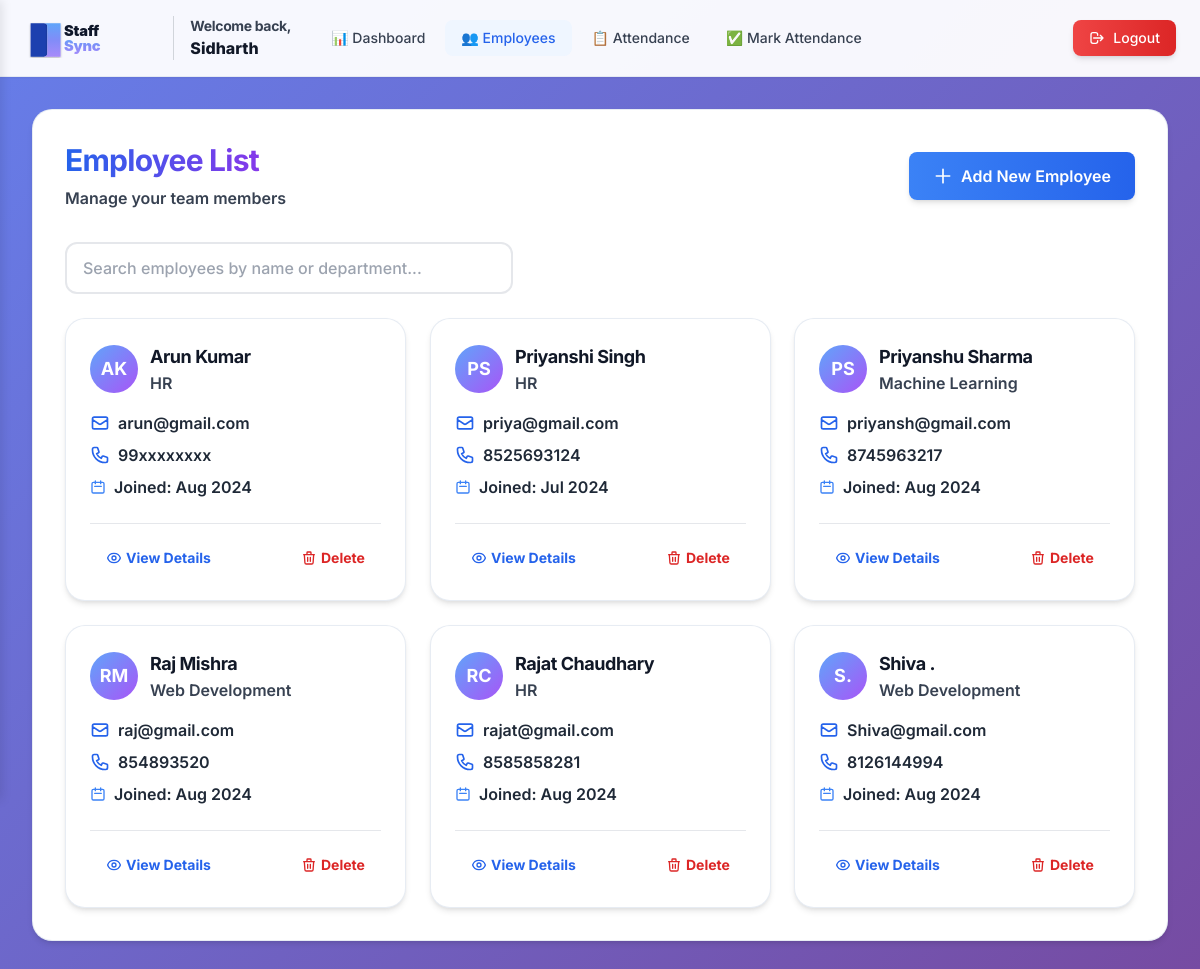
The app's page / (signed in) with its own data.
### employees/models.py (models this page shows, shortened)
class Employee(models.Model):
    first_name = models.CharField(max_length=100)
    last_name = models.CharField(max_length=100)
    email = models.EmailField(unique=True)
    phone_number = models.CharField(max_length=15)
    department = models.ForeignKey(Department, on_delete=models.SET_NULL, null=True, blank=True)
    hire_date = models.DateField()
    class Meta:
        ordering = ['first_name', 'last_name']
        verbose_name_plural = 'Employees'

class Department(models.Model):
    name = models.CharField(max_length=100)

### employees/views.py (the view)
# urls.py: path('', views.employee_list, name='employee_list'),
def employee_list(request):
    employees = Employee.objects.all().select_related('department').order_by('first_name', 'last_name')
    return render(request, 'employees/employee_list.html', {'employees': employees})

### employees/templates/employees/employee_list.html (shortened to what this page needs)
{% load static %}
<!DOCTYPE html>
<html lang="en">
<head>
    <script src="https://cdn.tailwindcss.com"></script>
    <link rel="stylesheet" href="{% static 'admin.css' %}">
</head>
<body class="fade-in">
    <header class="admin-header sticky top-0 z-30 hidden lg:block py-4 px-6">
        <div class="max-w-7xl mx-auto flex justify-between items-center">
            <div class="flex items-center space-x-6">
                <div class="flex items-center space-x-4">
                    <a href="{% url 'dashboard' %}" class="flex items-center space-x-2">
                        <img src="{% static 'logo.svg' %}" alt="StaffSync Logo" class="h-8 md:h-10">
                    </a>
                    <div class="hidden md:block border-l border-gray-300 pl-4">
                        <h2 class="text-sm font-bold text-gray-700">Welcome back,</h2>
                        <p class="text-base font-extrabold text-gray-900">{{ user.username }}</p>
        </div>
    </div>
                <nav class="hidden md:flex items-center space-x-1" role="navigation" aria-label="Main navigation">
                    <a href="{% url 'dashboard' %}"
                       class="px-4 py-2 text-sm font-medium rounded-lg transition-all duration-200 focus:outline-none focus:ring-2 focus:ring-blue-500 focus:ring-offset-2 {% if request.resolver_match.url_name == 'dashboard' %}text-blue-600 bg-blue-50 font-bold{% else %}text-gray-700 hover:text-blue-600 hover:bg-blue-50{% endif %}"
                       aria-current="{% if request.resolver_match.url_name == 'dashboard' %}page{% endif %}">
                        <span aria-hidden="true">📊</span> Dashboard
                    </a>
                    <a href="{% url 'employee_list' %}"
                       class="px-4 py-2 text-sm font-medium rounded-lg transition-all duration-200 focus:outline-none focus:ring-2 focus:ring-blue-500 focus:ring-offset-2 {% if request.resolver_match.url_name == 'employee_list' or request.resolver_match.url_name == 'employee_detail' or request.resolver_match.url_name == 'employee_create' or request.resolver_match.url_name == 'employee_edit' %}text-blue-600 bg-blue-50 font-bold{% else %}text-gray-700 hover:text-blue-600 hover:bg-blue-50{% endif %}"
                       aria-current="{% if request.resolver_match.url_name == 'employee_list' or request.resolver_match.url_name == 'employee_detail' or request.resolver_match.url_name == 'employee_create' or request.resolver_match.url_name == 'employee_edit' %}page{% endif %}">
                        <span aria-hidden="true">👥</span> Employees
                    </a>
                    <a href="{% url 'attendance_list' %}"
                       class="px-4 py-2 text-sm font-medium rounded-lg transition-all duration-200 focus:outline-none focus:ring-2 focus:ring-blue-500 focus:ring-offset-2 {% if request.resolver_match.url_name == 'attendance_list' or request.resolver_match.url_name == 'add_attendance' or request.resolver_match.url_name == 'delete_attendance' %}text-blue-600 bg-blue-50 font-bold{% else %}text-gray-700 hover:text-blue-600 hover:bg-blue-50{% endif %}"
                       aria-current="{% if request.resolver_match.url_name == 'attendance_list' or request.resolver_match.url_name == 'add_attendance' or request.resolver_match.url_name == 'delete_attendance' %}page{% endif %}">
                        <span aria-hidden="true">📋</span> Attendance
                    </a>
                    <a href="{% url 'mark_attendance' %}"
                       class="px-4 py-2 text-sm font-medium rounded-lg transition-all duration-200 focus:outline-none focus:ring-2 focus:ring-blue-500 focus:ring-offset-2 {% if request.resolver_match.url_name == 'mark_attendance' %}text-blue-600 bg-blue-50 font-bold{% else %}text-gray-700 hover:text-blue-600 hover:bg-blue-50{% endif %}"
                       aria-current="{% if request.resolver_match.url_name == 'mark_attendance' %}page{% endif %}">
                        <span aria-hidden="true">✅</span> Mark Attendance
                    </a>
                </nav>
            </div>
            <div class="flex items-center space-x-4">
                <a href="{% url 'logout' %}" class="inline-flex items-center px-4 py-2 text-sm font-medium text-white bg-gradient-to-r from-red-500 to-red-600 rounded-lg hover:from-red-600 hover:to-red-700 shadow-md hover:shadow-lg transition-all duration-200">
                    <svg class="w-4 h-4 mr-2" fill="none" stroke="currentColor" viewBox="0 0 24 24">
                        <path stroke-linecap="round" stroke-linejoin="round" stroke-width="2" d="M17 16l4-4m0 0l-4-4m4 4H7m6 4v1a3 3 0 01-3 3H6a3 3 0 01-3-3V7a3 3 0 013-3h4a3 3 0 013 3v1"></path>
                    </svg>
                    Logout
                </a>
            </div>
        </div>
    </header>
    <main class="max-w-7xl mx-auto px-4 sm:px-6 lg:px-8 py-8 lg:py-8">
        <div class="card fade-in p-6 md:p-8">
            <div class="flex flex-col md:flex-row justify-between items-start md:items-center mb-8 gap-4">
                <div>
                    <h1 class="text-3xl font-bold bg-gradient-to-r from-blue-600 to-purple-600 bg-clip-text text-transparent mb-2">Employee List</h1>
                    <p class="text-base text-gray-700 font-semibold">Manage your team members</p>
                </div>
                <a href="{% url 'employee_create' %}"
                   class="inline-flex items-center px-6 py-3 bg-gradient-to-r from-blue-500 to-blue-600 text-white font-semibold rounded-lg shadow-md hover:shadow-lg hover:from-blue-600 hover:to-blue-700 transition-all duration-200 transform hover:scale-105 focus:outline-none focus:ring-2 focus:ring-blue-500 focus:ring-offset-2"
                   aria-label="Add new employee">
                    <svg class="w-5 h-5 mr-2" fill="none" stroke="currentColor" viewBox="0 0 24 24" aria-hidden="true">
                        <path stroke-linecap="round" stroke-linejoin="round" stroke-width="2" d="M12 4v16m8-8H4"></path>
                    </svg>
                    Add New Employee
                </a>
        </div>
        <div class="mb-6">
                <div class="relative max-w-md">
                    <input type="text"
                           id="search"
                           name="search"
                           placeholder="Search employees by name or department..."
                           aria-label="Search employees"
                           class="w-full pl-10 pr-4 py-3 border-2 border-gray-200 rounded-xl focus:ring-2 focus:ring-blue-500 focus:border-blue-500 transition-all duration-200 bg-white/90 backdrop-blur-sm">
                </div>
        </div>
            {% if employees %}
            <div class="grid grid-cols-1 md:grid-cols-2 lg:grid-cols-3 gap-6" id="employeeGrid">
            {% for employee in employees %}
                <div class="employee-card card p-6 hover:shadow-xl transition-all duration-300 transform hover:-translate-y-1">
                    <div class="flex items-start justify-between mb-4">
                        <div class="flex items-center space-x-3">
                            <div class="w-12 h-12 bg-gradient-to-br from-blue-400 to-purple-500 rounded-full flex items-center justify-center text-white font-bold text-lg">
                                {{ employee.first_name|first }}{{ employee.last_name|first }}
                            </div>
                    <div>
                                <h3 class="text-lg font-bold text-gray-900">{{ employee.first_name }} {{ employee.last_name }}</h3>
                                <p class="text-base text-gray-700 font-semibold">{{ employee.department.name|default:"No Department" }}</p>
                            </div>
                        </div>
                    </div>
                    <div class="space-y-2 mb-6">
                        <div class="flex items-center text-base text-gray-800 font-semibold">
                            <svg class="w-5 h-5 mr-2 text-blue-600" fill="none" stroke="currentColor" viewBox="0 0 24 24">
                                <path stroke-linecap="round" stroke-linejoin="round" stroke-width="2" d="M3 8l7.89 5.26a2 2 0 002.22 0L21 8M5 19h14a2 2 0 002-2V7a2 2 0 00-2-2H5a2 2 0 00-2 2v10a2 2 0 002 2z"></path>
                            </svg>
                            {{ employee.email }}
                        </div>
                        <div class="flex items-center text-base text-gray-800 font-semibold">
                            {{ employee.phone_number }}
                    </div>
                        <div class="flex items-center text-base text-gray-800 font-semibold">
                            <svg class="w-4 h-4 mr-2 text-blue-500" fill="none" stroke="currentColor" viewBox="0 0 24 24">
                                <path stroke-linecap="round" stroke-linejoin="round" stroke-width="2" d="M8 7V3m8 4V3m-9 8h10M5 21h14a2 2 0 002-2V7a2 2 0 00-2-2H5a2 2 0 00-2 2v12a2 2 0 002 2z"></path>
                            </svg>
                            Joined: {{ employee.hire_date|date:"M Y" }}
                </div>
                </div>
                    <div class="flex justify-between items-center pt-4 border-t border-gray-200">
                        <a href="{% url 'employee_detail' employee.pk %}"
                           aria-label="View details for {{ employee.first_name }} {{ employee.last_name }}"
                           class="inline-flex items-center px-4 py-2 text-sm font-bold text-blue-600 hover:text-blue-700 hover:bg-blue-50 rounded-lg transition-all duration-200 focus:outline-none focus:ring-2 focus:ring-blue-500 focus:ring-offset-2">
                            View Details
                        </a>
                        <form action="{% url 'employee_delete' employee.pk %}" method="post" onsubmit="return confirm('Are you sure you want to delete {{ employee.first_name }} {{ employee.last_name }}? This action cannot be undone.');">
                            <button type="submit"
                                    aria-label="Delete employee {{ employee.first_name }} {{ employee.last_name }}"
                                    class="inline-flex items-center px-4 py-2 text-sm font-bold text-red-600 hover:text-red-700 hover:bg-red-50 rounded-lg transition-all duration-200 focus:outline-none focus:ring-2 focus:ring-red-500 focus:ring-offset-2">
                                <svg class="w-4 h-4 mr-1" fill="none" stroke="currentColor" viewBox="0 0 24 24" aria-hidden="true">
                                    <path stroke-linecap="round" stroke-linejoin="round" stroke-width="2" d="M19 7l-.867 12.142A2 2 0 0116.138 21H7.862a2 2 0 01-1.995-1.858L5 7m5 4v6m4-6v6m1-10V4a1 1 0 00-1-1h-4a1 1 0 00-1 1v3M4 7h16"></path>
                                </svg>
                        Delete
                    </button>
                </form>
            </div>
                </div>
            {% endfor %}
        </div>
            {% endif %}
    </div>
    </main>
</body>
</html>

### employees/static/admin.css (style rules this page uses)
:root { --primary-blue: #2563eb; --primary-blue-dark: #1d4ed8; --primary-blue-light: #3b82f6; --success-green: #10b981; --danger-red: #ef4444; --warning-yellow: #f59e0b; --gray-50: #f9fafb; --gray-100: #f3f4f6; --gray-200: #e5e7eb; --gray-300: #d1d5db; --gray-600: #4b5563; --gray-700: #374151; --gray-800: #1f2937; --gray-900: #111827; --space-xs: 0.25rem; --space-sm: 0.5rem; --space-md: 1rem; --space-lg: 1.5rem; --space-xl: 2rem; --space-2xl: 3rem; --space-3xl: 4rem; --font-xs: 0.75rem; --font-sm: 0.875rem; --font-base: 1rem; --font-lg: 1.125rem; --font-xl: 1.25rem; --font-2xl: 1.5rem; --font-3xl: 1.875rem; --font-4xl: 2.25rem; --radius-sm: 0.375rem; --radius-md: 0.5rem; --radius-lg: 0.75rem; --radius-xl: 1rem; --radius-2xl: 1.25rem; --radius-full: 9999px; --shadow-sm: 0 1px 2px 0 rgba(0, 0, 0, 0.05); --shadow-md: 0 4px 6px -1px rgba(0, 0, 0, 0.1), 0 2px 4px -1px rgba(0, 0, 0, 0.06); --shadow-lg: 0 10px 15px -3px rgba(0, 0, 0, 0.1), 0 4px 6px -2px rgba(0, 0, 0, 0.05); --shadow-xl: 0 20px 25px -5px rgba(0, 0, 0, 0.1), 0 10px 10px -5px rgba(0, 0, 0, 0.04); --shadow-2xl: 0 25px 50px -12px rgba(0, 0, 0, 0.25); --transition-fast: 150ms cubic-bezier(0.4, 0, 0.2, 1); --transition-base: 200ms cubic-bezier(0.4, 0, 0.2, 1); --transition-slow: 300ms cubic-bezier(0.4, 0, 0.2, 1); --transition-bounce: 400ms cubic-bezier(0.34, 1.56, 0.64, 1); --z-dropdown: 1000; --z-sticky: 1020; --z-fixed: 1030; --z-modal-backdrop: 1040; --z-modal: 1050; --z-popover: 1060; --z-tooltip: 1070; }
*, *::before, *::after { box-sizing: border-box; }
* { transition-property: background-color, border-color, color, fill, stroke, opacity, box-shadow, transform; transition-duration: var(--transition-base); transition-timing-function: cubic-bezier(0.4, 0, 0.2, 1); }
.card, .stat-card, button, .sidebar-link, .mobile-menu-btn { will-change: transform; backface-visibility: hidden; -webkit-font-smoothing: antialiased; -moz-osx-font-smoothing: grayscale; }
body { font-family: 'Inter', -apple-system, BlinkMacSystemFont, 'Segoe UI', Roboto, sans-serif; background: linear-gradient(135deg, #667eea 0%, #764ba2 100%); background-attachment: fixed; min-height: 100vh; color: #1f2937; -webkit-font-smoothing: antialiased; -moz-osx-font-smoothing: grayscale; text-rendering: optimizeLegibility; font-weight: 500; }
p, span, div { color: #1f2937; }
h1, h2, h3, h4, h5, h6 { font-weight: 700; color: #111827; letter-spacing: -0.025em; }
.card { background: white; border-radius: var(--radius-2xl); box-shadow: var(--shadow-md); transition: all var(--transition-bounce); border: 1px solid rgba(226, 232, 240, 0.8); position: relative; overflow: hidden; }
.card::before { content: ''; position: absolute; top: 0; left: 0; right: 0; height: 3px; background: linear-gradient(90deg, #3b82f6 0%, #8b5cf6 100%); transform: scaleX(0); transform-origin: left; transition: transform var(--transition-slow); opacity: 0; }
.admin-header { background: rgba(255, 255, 255, 0.95); backdrop-filter: blur(12px) saturate(180%); -webkit-backdrop-filter: blur(12px) saturate(180%); box-shadow: var(--shadow-sm); border-bottom: 1px solid rgba(226, 232, 240, 0.8); position: sticky; top: 0; z-index: var(--z-sticky); }
input[type="text"], input[type="email"], input[type="date"], input[type="tel"], input[type="number"], select, textarea { width: 100%; padding: 0.75rem 1rem; font-size: var(--font-base); line-height: 1.5; color: var(--gray-900); background-color: white; border: 2px solid var(--gray-200); border-radius: var(--radius-lg); transition: all var(--transition-base); font-family: inherit; }
input::placeholder, textarea::placeholder { color: var(--gray-400); opacity: 1; }
.fade-in { animation: fadeIn 0.4s cubic-bezier(0.4, 0, 0.2, 1); will-change: opacity, transform; }
.card { animation: scaleIn 0.3s cubic-bezier(0.4, 0, 0.2, 1) backwards; will-change: opacity, transform; }
.card:nth-of-type(1) { animation-delay: 0.1s; }
.card:nth-of-type(2) { animation-delay: 0.15s; }
.card:nth-of-type(3) { animation-delay: 0.2s; }
.fade-in { animation: fadeIn 0.5s ease-out; }
.card { animation: scaleIn 0.4s ease-out backwards; }
.card:nth-of-type(1) { animation-delay: 0.2s; }
.card:nth-of-type(2) { animation-delay: 0.3s; }
.card:nth-of-type(3) { animation-delay: 0.4s; }

### employees/templates/employees/employee_list.html (style rules this page uses)
body { font-family: 'Inter', sans-serif; }

### records on screen
Employee: first_name|first "A", last_name|first "K", first_name "Arun", last_name "Kumar", department.name "HR", email "arun@gmail.com", phone_number "99xxxxxxxx", hire_date "Aug 2024"
Employee: first_name|first "P", last_name|first "S", first_name "Priyanshi", last_name "Singh", department.name "HR", email "priya@gmail.com", phone_number "8525693124", hire_date "Jul 2024"
Employee: first_name|first "P", last_name|first "S", first_name "Priyanshu", last_name "Sharma", department.name "Machine Learning", email "priyansh@gmail.com", phone_number "8745963217", hire_date "Aug 2024"
Employee: first_name|first "R", last_name|first "M", first_name "Raj", last_name "Mishra", department.name "Web Development", email "raj@gmail.com", phone_number "854893520", hire_date "Aug 2024"
Employee: first_name|first "R", last_name|first "C", first_name "Rajat", last_name "Chaudhary", department.name "HR", email "rajat@gmail.com", phone_number "8585858281", hire_date "Aug 2024"
Employee: first_name|first "S", last_name|first ".", first_name "Shiva", last_name ".", department.name "Web Development", email "Shiva@gmail.com", phone_number "8126144994", hire_date "Aug 2024"

### other values on screen
{{ user.username }} "Sidharth"
